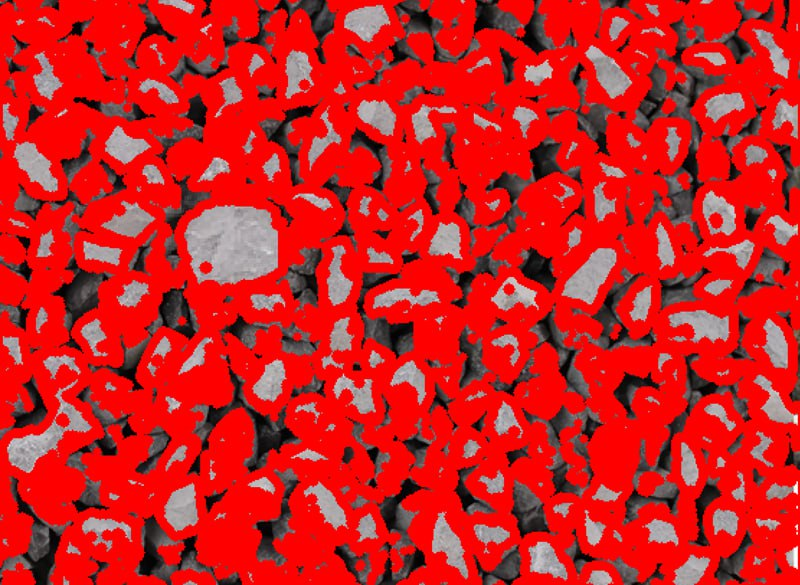
#> input picture rock1111.png, 800 x 585 px
$ python main2.py
#> lines starting #> are read from the running program, lines starting #| are printed output that depends on the picture; after the words box and inside, x2 and y2 are one past the last pixel; in counts of white or black regions, pixels touching at a corner belong together
import cv2
import numpy as np

# ------------------- 第一部分：从原始图片提取并绘制初始轮廓 -------------------
# 读取原始图像
img = cv2.imread('rock1111.png')
#> img is the input picture: shape (585, 800, 3); mean B, G, R 33.7, 33.7, 201
gray = cv2.cvtColor(img, cv2.COLOR_BGR2GRAY)
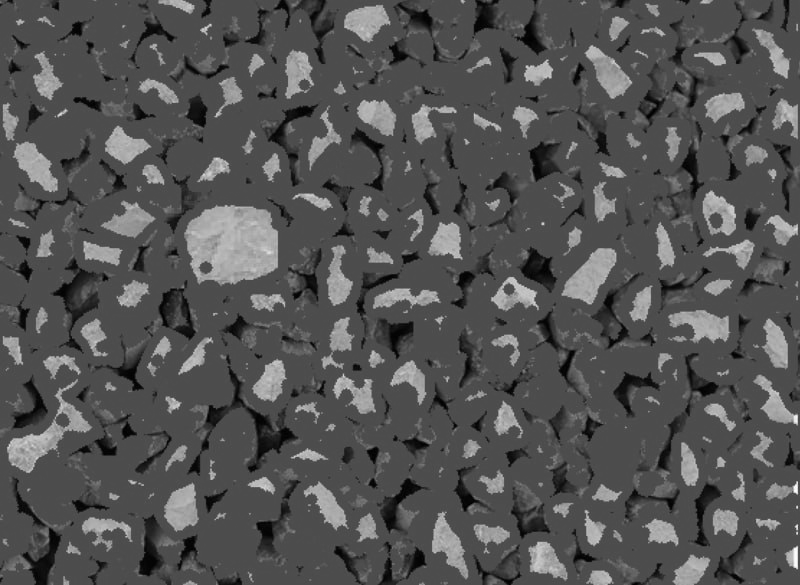
#> gray: shape (585, 800); min 0, max 254, mean 83.7
_, threshold = cv2.threshold(gray, 127, 255, cv2.THRESH_BINARY)
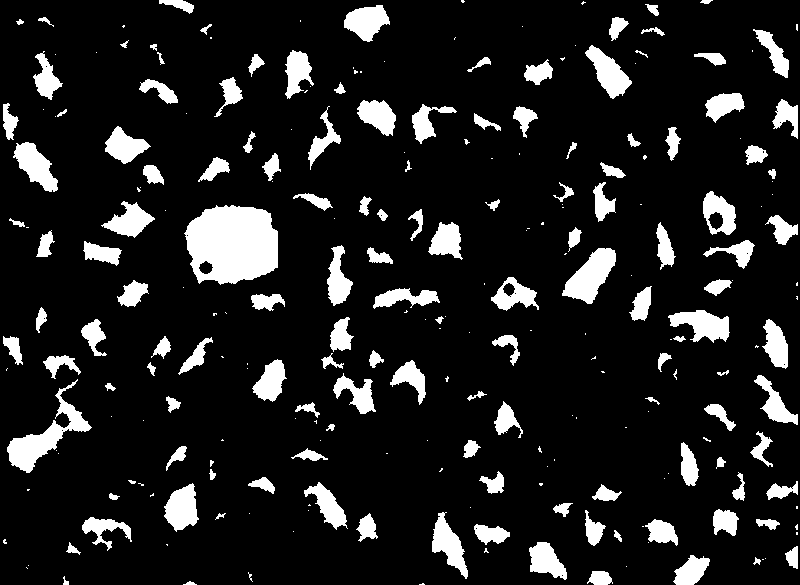
#> threshold: shape (585, 800); 12.4% white; 255 white regions (117 under 20 px)

# 寻找初始轮廓
contours, _ = cv2.findContours(threshold, cv2.RETR_TREE, cv2.CHAIN_APPROX_SIMPLE)
#> contours = 274 contours, 143 with area under 20; largest, box (x1, y1, x2, y2) and area: (184, 205, 278, 285) 5884, (7, 379, 92, 473) 1896, (562, 248, 616, 304) 1522, (668, 310, 730, 343) 1102, (585, 45, 632, 99) 1085

i = 0
# 在原图上绘制初始轮廓
for contour in contours:
    if i == 0:
        i = 1
        continue
    approx = cv2.approxPolyDP(contour, 0.01 * cv2.arcLength(contour, True), True)
    cv2.drawContours(img, [contour], 0, (0, 0, 255), 2)
    M = cv2.moments(contour)
    if M['m00'] != 0.0:
        x = int(M['m10'] / M['m00'])
        y = int(M['m01'] / M['m00'])
#> this loop made 274 passes
#> (contour, approx, x, y) on pass 40: ([[309, 504], [308, 505], [310, 505]], [[310, 505], [309, 504], [308, 505]], 309, 504)
#> (approx, x, y) on passes 15, 18, 21, 27, 39, 51: ([[166, 544], [167, 545], [167, 544]], 166, 544), ([[561, 575], [562, 574], [563, 575], [562, 576]], 562, 575), ([[796, 532], [796, 534], [797, 534], [797, 532]], 796, 533), ([[475, 528], [476, 527], [477, 528], [476, 529]], 476, 528), ([[796, 506], [796, 508], [797, 508], [797, 506]], 796, 507), ([[791, 488], [792, 487], [793, 488], [792, 489]], 792, 488)
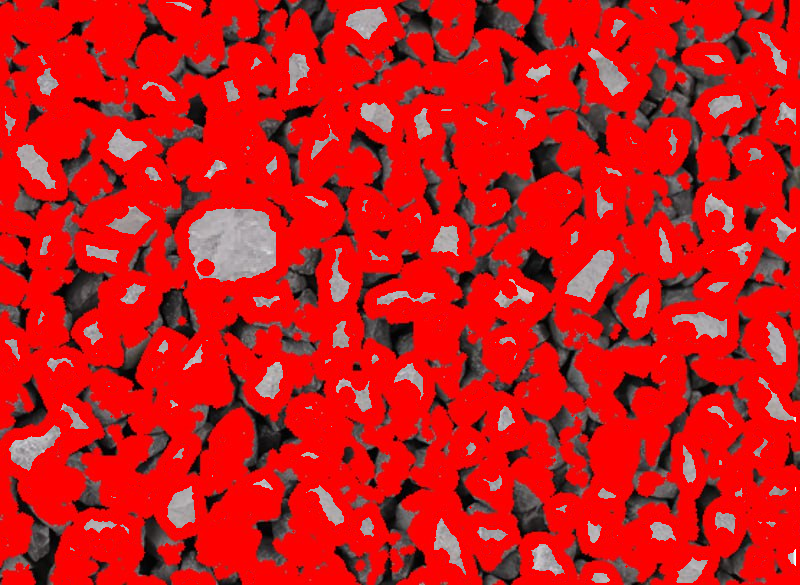
#> img: shape (585, 800, 3); 8.95% of pixels changed, all inside (x1, y1, x2, y2) = (2, 0, 799, 585)
#> after the loop, i = 1
    # 根据需要可添加对特定边数(如四边形、六边形)的处理
    # 这里暂时为空

# ------------------- 第二部分：直接在处理过的图像上寻找最大和次大轮廓 -------------------
# 使用第一部分已有的 img，不再另存为 rock1111.png
gray = cv2.cvtColor(img, cv2.COLOR_BGR2GRAY)
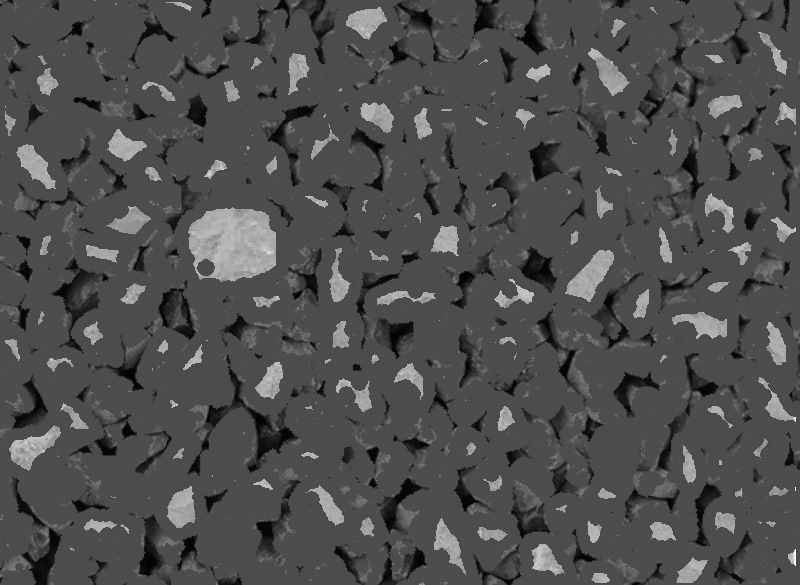
#> gray: shape (585, 800); min 0, max 254, mean 78.6
edges = cv2.Canny(gray, 50, 200)
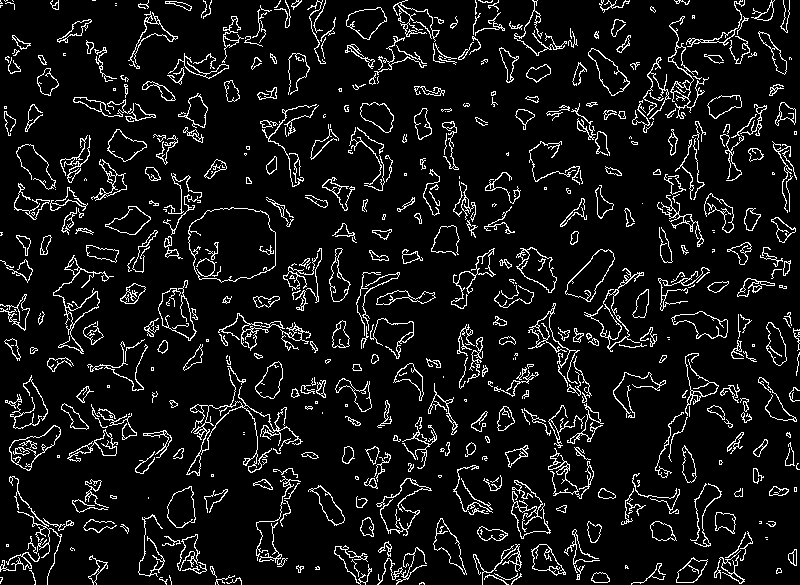
#> edges: shape (585, 800); 8.4% white in thin lines or dots

# 寻找最终的轮廓（外部轮廓）
contours, hierarchy = cv2.findContours(edges.copy(), cv2.RETR_EXTERNAL, cv2.CHAIN_APPROX_NONE)
#> contours = 536 contours, 286 with area under 20; largest, box (x1, y1, x2, y2) and area: (188, 207, 276, 283) 5364, (565, 249, 615, 302) 1245, (9, 425, 61, 471) 1060, (186, 368, 303, 476) 982, (588, 48, 630, 96) 836

# 按轮廓面积从大到小排序
sorted_contours = sorted(contours, key=cv2.contourArea, reverse=True)
#> sorted_contours has the same summary as contours

# 确保有足够的轮廓来获取最大和次大轮廓
if len(sorted_contours) >= 2:
    largest_contour = sorted_contours[0]  # 最大轮廓
#> largest_contour = contour of 261 points, box (x1, y1, x2, y2) (188, 207, 276, 283), area 5364
    second_largest_contour = sorted_contours[1]  # 次大轮廓
#> second_largest_contour = contour of 132 points, box (x1, y1, x2, y2) (565, 249, 615, 302), area 1245

    # 计算两个轮廓的周长
    largest_perimeter = cv2.arcLength(largest_contour, True)
#> largest_perimeter = 298.7
    second_largest_perimeter = cv2.arcLength(second_largest_contour, True)
#> second_largest_perimeter = 165.1

    # 计算周长差异
    perimeter_difference = abs(largest_perimeter - second_largest_perimeter)
#> perimeter_difference = 133.6

    # 基于周长差异评估破碎机状态
    if perimeter_difference > 20:
        status = "существует аномальное отклонение"
        status_color = (0, 0, 255)  # 红色表示异常
    else:
        status = "состояние нормальное"
        status_color = (0, 255, 0)  # 绿色表示正常
 #if存在异常偏差，else状态正常
    # 输出评估结果
    print(f"максимальная длина контура: {largest_perimeter:.2f}")
#| максимальная длина контура: 298.69
    print(f"вторичная максимальная длина контура: {second_largest_perimeter:.2f}")
#| вторичная максимальная длина контура: 165.14
    print(f"разница в длине контуров: {perimeter_difference:.2f}")
#| разница в длине контуров: 133.56
    print(f"оценка состояния дробилки: {status}")
    #最大轮廓周长，次大轮廓周长，周长差异，破碎机状态
    # 在图像上绘制最大轮廓（蓝色）
    cv2.drawContours(img, [largest_contour], -1, (255, 0, 0), 2)
    # 在图像上绘制次大轮廓（绿色）
    cv2.drawContours(img, [second_largest_contour], -1, (0, 255, 0), 2)

    # 在图像上显示状态评估结果
    cv2.putText(img, status, (50, 50), cv2.FONT_HERSHEY_SIMPLEX, 1, status_color, 2)
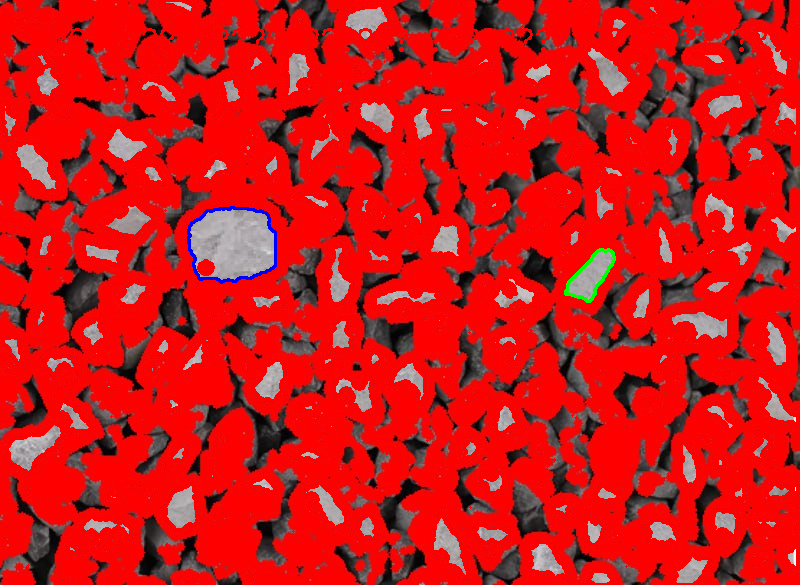
#> img: shape (585, 800, 3); mean B, G, R 24.4, 24.1, 205.9
else:
    print("警告：未检测到足够的轮廓进行分析")

# 显示最终结果
cv2.imshow('破碎机状态评估结果', img)
cv2.waitKey(0)
cv2.destroyAllWindows()

$ run again, with rock00.png copied over rock1111.png
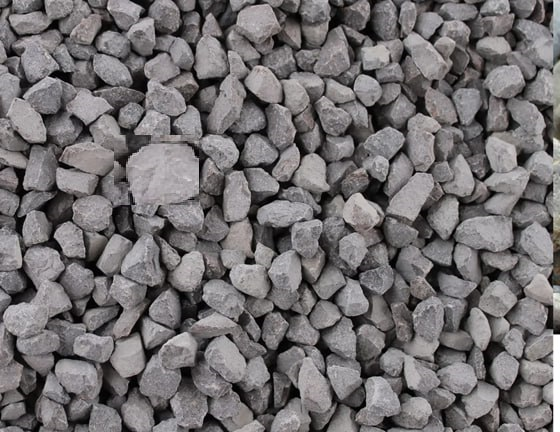
#> input picture rock00.png, 560 x 432 px
#> img is the input picture: shape (432, 560, 3); mean B, G, R 112.9, 111.5, 115
#> `_, threshold = cv2.threshold(gray, 127, 255, cv2.THRESH_BINARY)`:
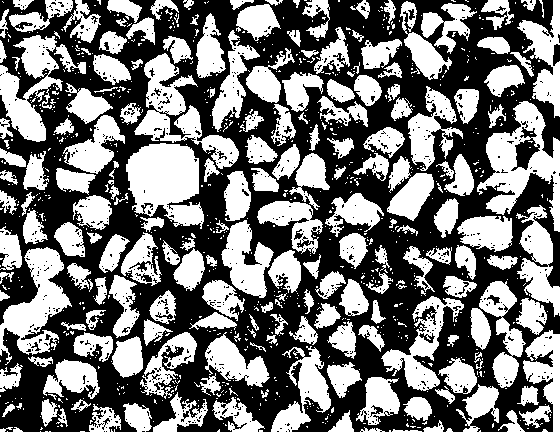
#> threshold: shape (432, 560); 47% white; 909 white regions (710 under 20 px)
#> `contours, _ = cv2.findContours(threshold, cv2.RETR_TREE, cv2.CHAIN_APP..`: contours = 2053 contours, 1815 with area under 20; largest, box (x1, y1, x2, y2) and area: (477, 101, 560, 232) 4721, (126, 143, 204, 229) 4530, (134, 53, 239, 169) 3680, (0, 247, 72, 365) 3492, (0, 35, 86, 142) 3186
#> the loop `for contour in contours:` made 2053 passes
#> (approx, x, y) on passes 6, 7, 8, 11, 13, 18, 23: ([[480, 430], [479, 431], [480, 431]], 479, 430), ([[389, 430], [389, 431], [390, 431], [390, 430]], 389, 430), ([[259, 430], [259, 431], [262, 431], [262, 430]], 260, 430), ([[219, 429], [217, 431], [219, 431]], 218, 430), ([[111, 429], [111, 431], [112, 431], [111, 430]], 111, 430), ([[375, 430], [376, 429], [377, 430], [376, 431]], 376, 430), ([[306, 426], [307, 427], [307, 426]], 306, 426)
#> after the loop `for contour in contours:`: i = 1
#> edges: shape (432, 560); 22.8% white in thin lines or dots
#> `contours, hierarchy = cv2.findContours(edges.copy(), cv2.RETR_EXTERNAL..`: contours = 994 contours, 719 with area under 20; largest, box (x1, y1, x2, y2) and area: (127, 144, 198, 206) 3275, (236, 229, 345, 372) 2064, (220, 99, 293, 182) 1395, (1, 75, 44, 140) 1064, (391, 174, 433, 218) 979
#> sorted_contours has the same summary as contours
#> largest_contour = contour of 210 points, box (x1, y1, x2, y2) (127, 144, 198, 206), area 3275
#> second_largest_contour = contour of 1789 points, box (x1, y1, x2, y2) (236, 229, 345, 372), area 2064
#> largest_perimeter = 243.1
#> second_largest_perimeter = 2167.2
#> perimeter_difference = 1924
#| максимальная длина контура: 243.14
#| вторичная максимальная длина контура: 2167.18
#| разница в длине контуров: 1924.04
#> `cv2.putText(img, status, (50, 50), cv2.FONT_HERSHEY_SIMPLEX, 1, status..`:
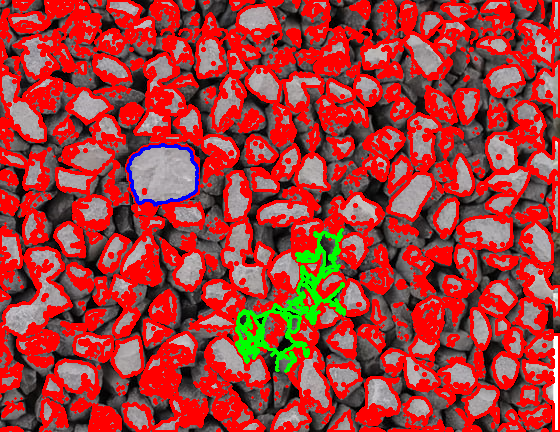
#> img: shape (432, 560, 3); mean B, G, R 56.3, 59.1, 165.3

$ run again, with rock1.png copied over rock1111.png
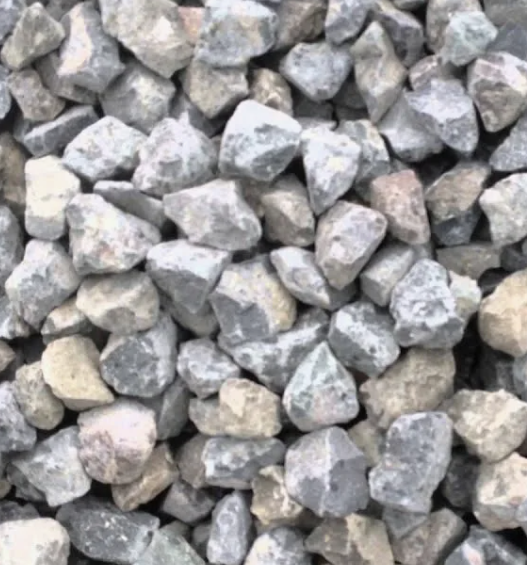
#> input picture rock1.png, 527 x 565 px
#> img is the input picture: shape (565, 527, 3); mean B, G, R 151.5, 151, 153.1
#> `_, threshold = cv2.threshold(gray, 127, 255, cv2.THRESH_BINARY)`:
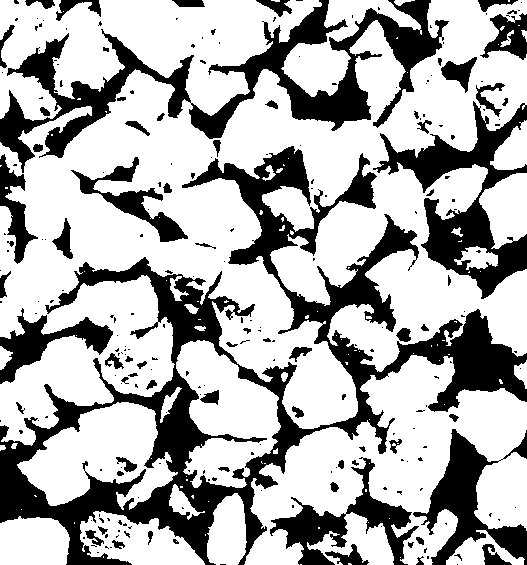
#> threshold: shape (565, 527); 68.3% white; 244 black regions (173 under 20 px)
#> `contours, _ = cv2.findContours(threshold, cv2.RETR_TREE, cv2.CHAIN_APP..`: contours = 357 contours, 265 with area under 20; largest, box (x1, y1, x2, y2) and area: (0, 0, 527, 446) 134668, (244, 355, 527, 565) 29789, (17, 402, 178, 510) 9414, (176, 340, 281, 488) 8925, (281, 0, 422, 97) 4256
#> the loop `for contour in contours:` made 357 passes
#> (approx, x, y) on passes 2, 8, 15, 24, 31, 35, 41: ([[348, 563], [348, 564], [351, 564], [350, 563]], 349, 563), ([[318, 527], [318, 528], [319, 528], [319, 527]], 318, 527), ([[107, 548], [108, 547], [109, 548], [108, 549]], 108, 548), ([[117, 535], [118, 534], [119, 535], [118, 536]], 118, 535), ([[130, 526], [131, 525], [132, 526], [131, 527]], 131, 526), ([[90, 520], [91, 519], [92, 520], [91, 521]], 91, 520), ([[192, 495], [191, 496], [193, 498], [193, 495]], 192, 496)
#> after the loop `for contour in contours:`: i = 1
#> edges: shape (565, 527); 18.7% white in thin lines or dots
#> `contours, hierarchy = cv2.findContours(edges.copy(), cv2.RETR_EXTERNAL..`: contours = 565 contours, 371 with area under 20; largest, box (x1, y1, x2, y2) and area: (101, 1, 275, 113) 10376, (273, 170, 428, 303) 7442, (20, 404, 156, 504) 7056, (1, 2, 122, 96) 5522, (178, 342, 279, 486) 5378
#> sorted_contours has the same summary as contours
#> largest_contour = contour of 578 points, box (x1, y1, x2, y2) (101, 1, 275, 113), area 10376
#> second_largest_contour = contour of 575 points, box (x1, y1, x2, y2) (273, 170, 428, 303), area 7442
#> largest_perimeter = 672.4
#> second_largest_perimeter = 684.8
#> perimeter_difference = 12.33
#| максимальная длина контура: 672.44
#| вторичная максимальная длина контура: 684.77
#| разница в длине контуров: 12.33
#> `cv2.putText(img, status, (50, 50), cv2.FONT_HERSHEY_SIMPLEX, 1, status..`:
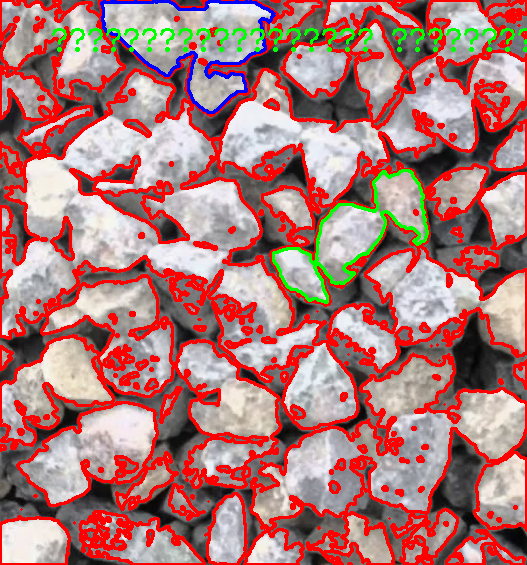
#> img: shape (565, 527, 3); mean B, G, R 119.4, 121.6, 174.6

$ run again, with rock2.png copied over rock1111.png
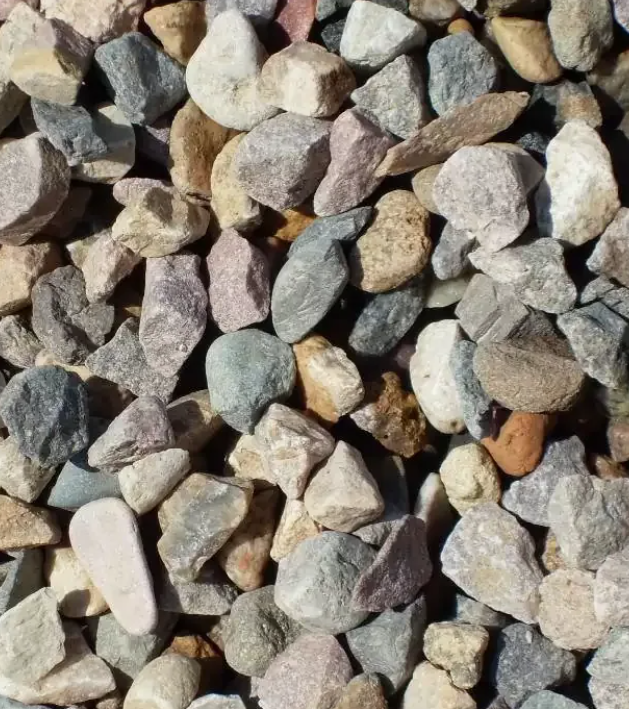
#> input picture rock2.png, 629 x 709 px
#> img is the input picture: shape (709, 629, 3); mean B, G, R 116.2, 128.1, 136.3
#> `_, threshold = cv2.threshold(gray, 127, 255, cv2.THRESH_BINARY)`:
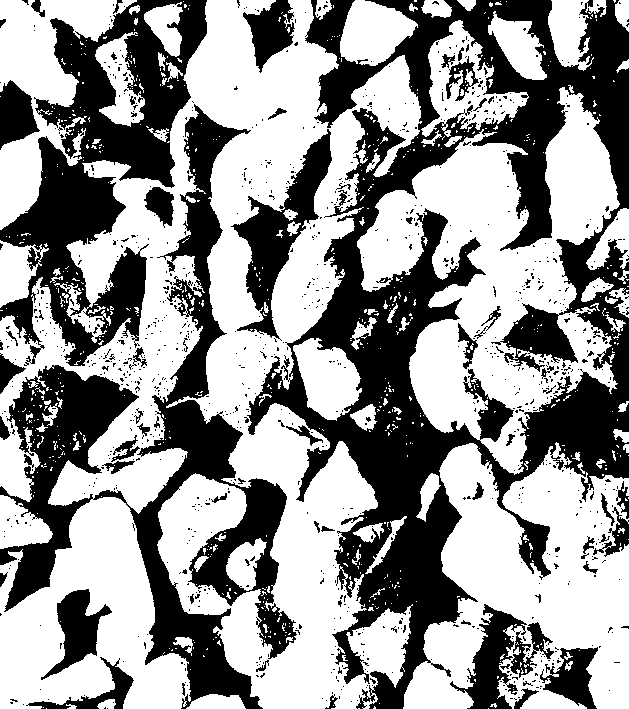
#> threshold: shape (709, 629); 58.1% white; 1017 black regions (951 under 20 px)
#> `contours, _ = cv2.findContours(threshold, cv2.RETR_TREE, cv2.CHAIN_APP..`: contours = 2081 contours, 1904 with area under 20; largest, box (x1, y1, x2, y2) and area: (0, 0, 422, 709) 140362, (357, 87, 620, 475) 47538, (403, 442, 629, 709) 37384, (0, 0, 137, 230) 11183, (230, 128, 333, 340) 6833
#> the loop `for contour in contours:` made 2081 passes
#> (contour, approx, x, y) on passes 14, 44, 50: ([[497, 676], [497, 678], [498, 677], [498, 676]], [[498, 676], [497, 676], [497, 678], [498, 677]], 497, 676), ([[289, 633], [288, 634], [289, 634], [290, 633]], [[290, 633], [289, 633], [288, 634], [289, 634]], 289, 633), ([[515, 624], [514, 625], [515, 625], [516, 624]], [[516, 624], [515, 624], [514, 625], [515, 625]], 515, 624)
#> after the loop `for contour in contours:`: i = 1
#> edges: shape (709, 629); 18.6% white in thin lines or dots
#> `contours, hierarchy = cv2.findContours(edges.copy(), cv2.RETR_EXTERNAL..`: contours = 974 contours, 712 with area under 20; largest, box (x1, y1, x2, y2) and area: (1, 499, 186, 708) 19148, (186, 1, 376, 668) 6258, (1, 1, 113, 105) 6219, (546, 90, 618, 243) 6004, (159, 475, 245, 614) 5120
#> sorted_contours has the same summary as contours
#> largest_contour = contour of 1199 points, box (x1, y1, x2, y2) (1, 499, 186, 708), area 19148
#> second_largest_contour = contour of 6715 points, box (x1, y1, x2, y2) (186, 1, 376, 668), area 6258
#> largest_perimeter = 1408.2
#> second_largest_perimeter = 8010.2
#> perimeter_difference = 6602.1
#| максимальная длина контура: 1408.18
#| вторичная максимальная длина контура: 8010.25
#| разница в длине контуров: 6602.07
#> `cv2.putText(img, status, (50, 50), cv2.FONT_HERSHEY_SIMPLEX, 1, status..`:
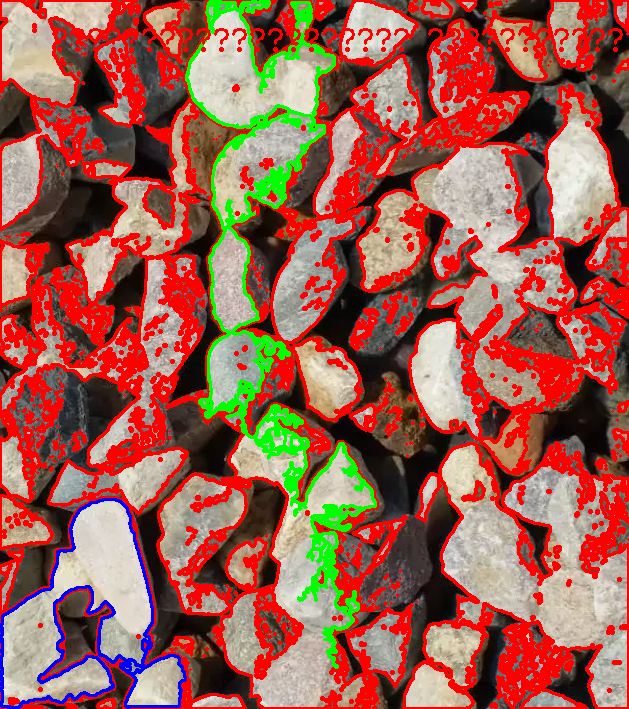
#> img: shape (709, 629, 3); mean B, G, R 81.1, 95.3, 157.1
